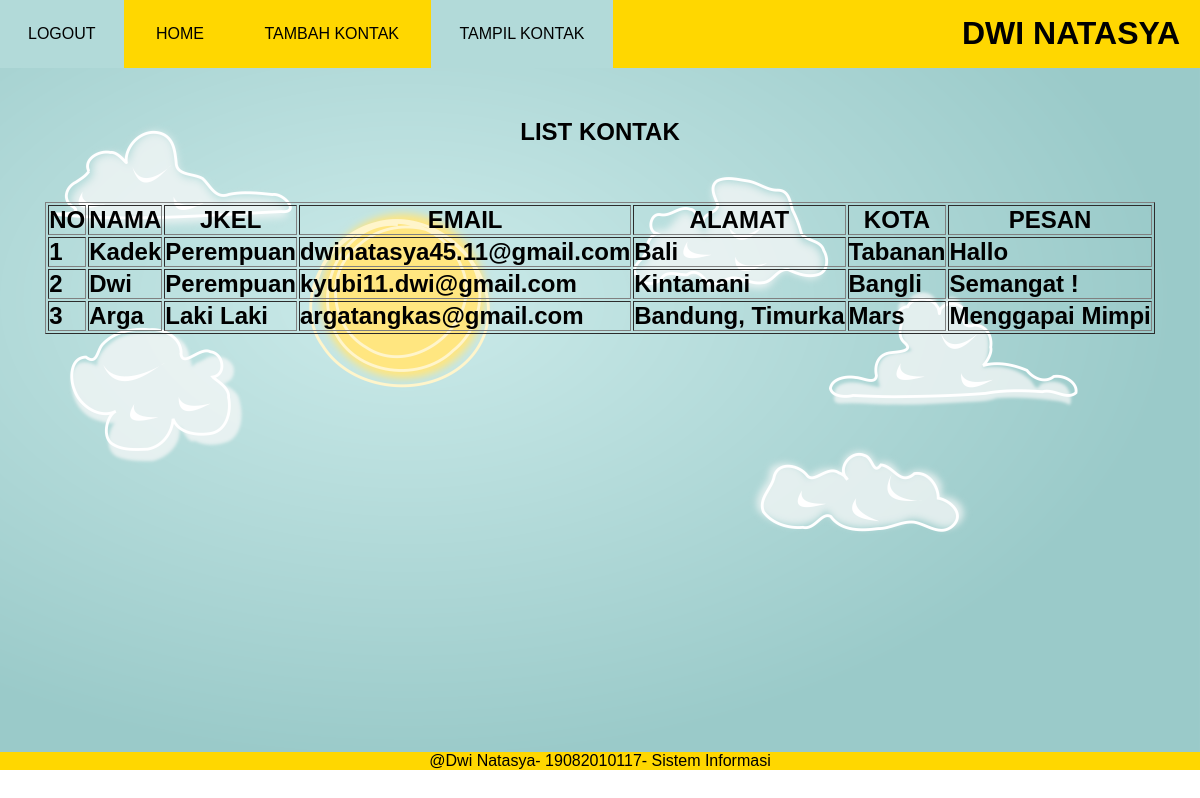
/LOGIN/admin/tampilkontak.php, run on the app's committed database.
### tables this page shows
CREATE TABLE `kontak` (
  `id` int(4) NOT NULL,
  `nama` varchar(30) NOT NULL,
  `jkel` varchar(10) DEFAULT NULL,
  `email` varchar(40) DEFAULT NULL,
  `alamat` varchar(50) DEFAULT NULL,
  `kota` varchar(20) DEFAULT NULL,
  `pesan` tinytext DEFAULT NULL
);

### LOGIN/admin/tampilkontak.php (the view, shortened to what this page needs)
<!DOCTYPE html>
<html>
<head>
    <link rel="stylesheet" type="text/css" href="efek.css">
</head>
<body>
	<header>
          <div class="container">
            <h1><a href="index.php">DWI NATASYA</a></h1>
                <ul>
					<li><a href="logout.php">LOGOUT</a></li>
                    <li><a href="index.php">HOME</a></li>
					<li><a href="kontak.php">TAMBAH KONTAK</a></li>
					<li class="active"><a href="tampilkontak.php">TAMPIL KONTAK</a></li>
                </ul>
          </div>
      </header>
	<section  class="banner" align=center>
        <center>
        <h2>LIST KONTAK<h2>
        <br>
        <br>
        <table border="1">
            <tr>
                <th>NO</th>
                <th>NAMA</th>
                <th>JKEL</th>
                <th>EMAIL</th>
                <th>ALAMAT</th>
                <th>KOTA</th>
                <th>PESAN</th>
            </tr>
            <?php
            include 'koneksi.php';
            $kontak =mysqli_query($con, "SELECT * FROM kontak");
            $no =1;
            foreach ($kontak as $row){
                echo"
                <tr>
                <td>$no</td>
                <td>".$row['nama']."</td>
                <td>".$row['jkel']."</td>
                <td>".$row['email']."</td>
                <td>".$row['alamat']."</td>
                <td>".$row['kota']."</td>
                <td>".$row['pesan']."</td>
                </tr>";
                $no++;
            }
            ?>
        </table>
        </center>
    </section>
	<footer>
          <div class="container" align="center">
              @Dwi Natasya- 19082010117- Sistem Informasi
          </div>
      </footer>
</body>
</html>

### LOGIN/admin/efek.css (style rules this page uses)
* { padding: 0; margin: 0; font-family: sans-serif; }
a { text-decoration: none; color:#000000; }
.container { width: 100%; margin: 0 auto; background-color:#FFD700 ; }
.container:after { content:''; display: block; clear: both; }
header h1 { float: right; padding: 15px 20px; }
header ul { float: left; }
header ul li { display: inline-block; }
header ul li a { padding: 25px 28px ; display: inline-block; }
.active { background-color: rgb(178, 218, 217); }
.banner { height: 73vh; background-image: url('../img/bahan1.png'); background-size: cover; position: relative; }
section { padding: 50px 0; }

### data on the page
kontak: nama "Kadek", jkel "Perempuan", email "dwinatasya45.11@gmail.com", alamat "Bali", kota "Tabanan", pesan "Hallo"
kontak: nama "Dwi", jkel "Perempuan", email "kyubi11.dwi@gmail.com", alamat "Kintamani", kota "Bangli", pesan "Semangat !"
kontak: nama "Arga", jkel "Laki Laki", email "argatangkas@gmail.com", alamat "Bandung, Timurka", kota "Mars", pesan "Menggapai Mimpi"
